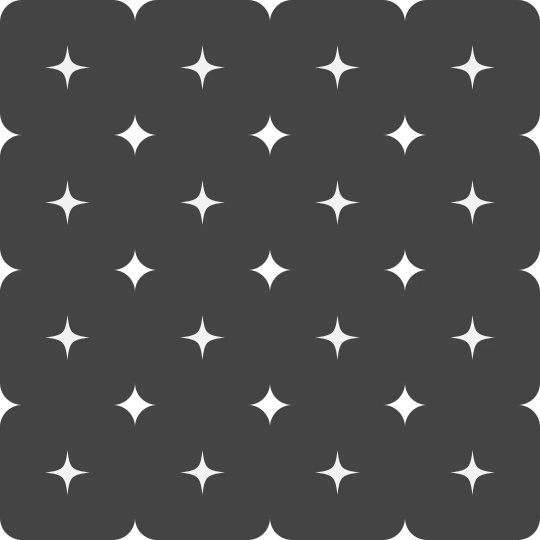
#> input picture images/0.webp, 1080 x 1080 px, found by its file name (shown at 1/2 size)
$ python images.py
#> lines starting #> are read from the running program, lines starting #| are printed output that depends on the picture; pictures that were not available may be replaced by others from this repository, and a replacement may not be noted
from PIL import Image


CHECK = [1, 2, 3, 4, 5, 6, 7, 8, 9, 10, 11, 12, 13, 14, 15, 0]


COORDINATES = (
    (None, None),
    (0, 0),
    (270, 0),
    (540, 0),
    (810, 0),
    (0, 270),
    (270, 270),
    (540, 270),
    (810, 270),
    (0, 540),
    (270, 540),
    (540, 540),
    (810, 540),
    (0, 810),
    (270, 810),
    (540, 810),
    (810, 810),
)


IMAGES = (
    (
        Image.open("images/0.webp").convert("RGBA"),
        None,
    ),
    (
        Image.open("images/10.webp").convert("RGBA"),
        Image.open("images/11.webp").convert("RGBA"),
    ),
    (
        Image.open("images/20.webp").convert("RGBA"),
        Image.open("images/21.webp").convert("RGBA"),
    ),
    (
        Image.open("images/30.webp").convert("RGBA"),
        Image.open("images/31.webp").convert("RGBA"),
    ),
    (
        Image.open("images/40.webp").convert("RGBA"),
        Image.open("images/41.webp").convert("RGBA"),
    ),
    (
        Image.open("images/50.webp").convert("RGBA"),
        Image.open("images/51.webp").convert("RGBA"),
    ),
    (
        Image.open("images/60.webp").convert("RGBA"),
        Image.open("images/61.webp").convert("RGBA"),
    ),
    (
        Image.open("images/70.webp").convert("RGBA"),
        Image.open("images/71.webp").convert("RGBA"),
    ),
    (
        Image.open("images/80.webp").convert("RGBA"),
        Image.open("images/81.webp").convert("RGBA"),
    ),
    (
        Image.open("images/90.webp").convert("RGBA"),
        Image.open("images/91.webp").convert("RGBA"),
    ),
    (
        Image.open("images/100.webp").convert("RGBA"),
        Image.open("images/101.webp").convert("RGBA"),
    ),
    (
        Image.open("images/110.webp").convert("RGBA"),
        Image.open("images/111.webp").convert("RGBA"),
    ),
    (
        Image.open("images/120.webp").convert("RGBA"),
        Image.open("images/121.webp").convert("RGBA"),
    ),
    (
        Image.open("images/130.webp").convert("RGBA"),
        Image.open("images/131.webp").convert("RGBA"),
    ),
    (
        Image.open("images/140.webp").convert("RGBA"),
        Image.open("images/141.webp").convert("RGBA"),
    ),
    (
        Image.open("images/150.webp").convert("RGBA"),
        Image.open("images/151.webp").convert("RGBA"),
    ),
)
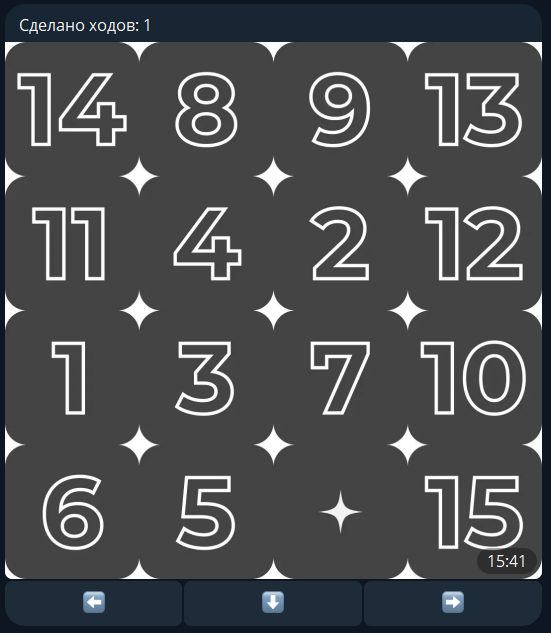
#> input picture images/move2.png, 551 x 633 px, given in place of 10.webp, which was not available
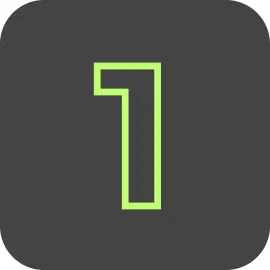
#> input picture images/11.webp, 270 x 270 px, found by its file name
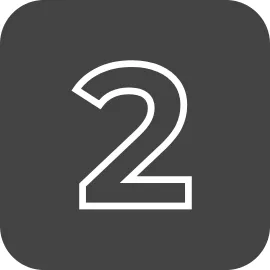
#> input picture images/20.webp, 270 x 270 px, found by its file name
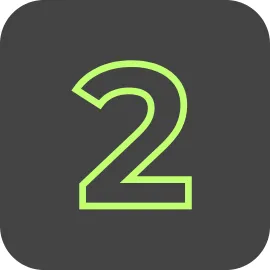
#> input picture images/21.webp, 270 x 270 px, found by its file name
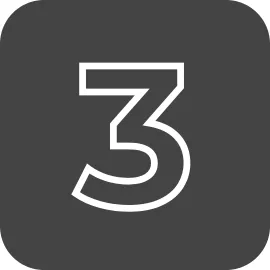
#> input picture images/30.webp, 270 x 270 px, found by its file name
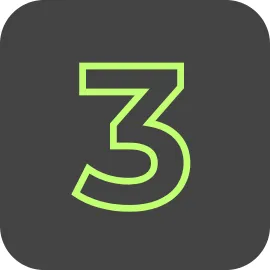
#> input picture images/31.webp, 270 x 270 px, found by its file name
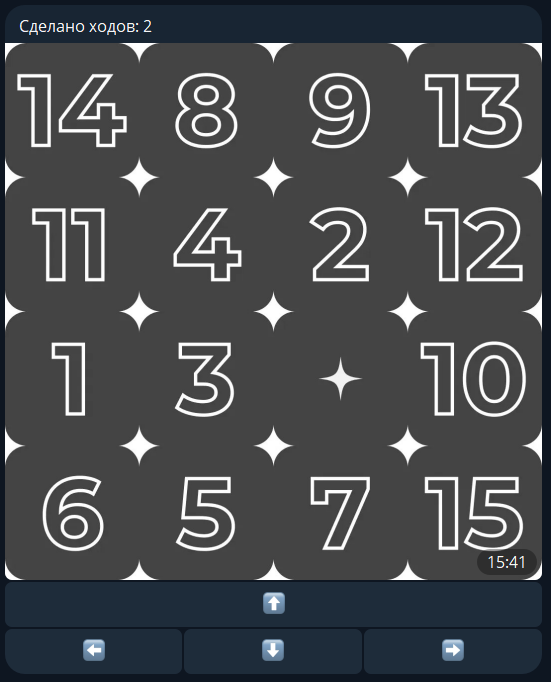
#> input picture images/move3.png, 551 x 682 px, given in place of 40.webp, which was not available
#> (the run stopped early here; a loop or call above may not have finished)
